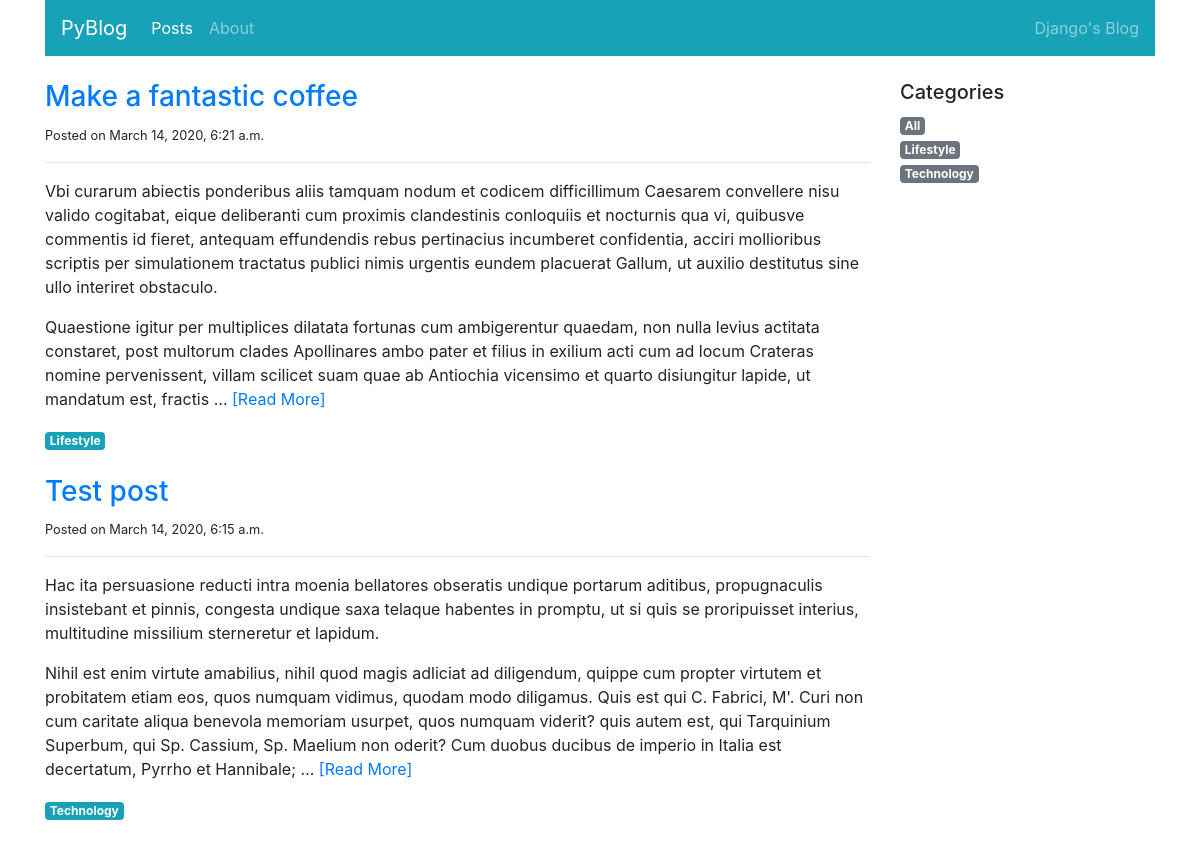
The page /blog/posts/ on the database as committed earlier.
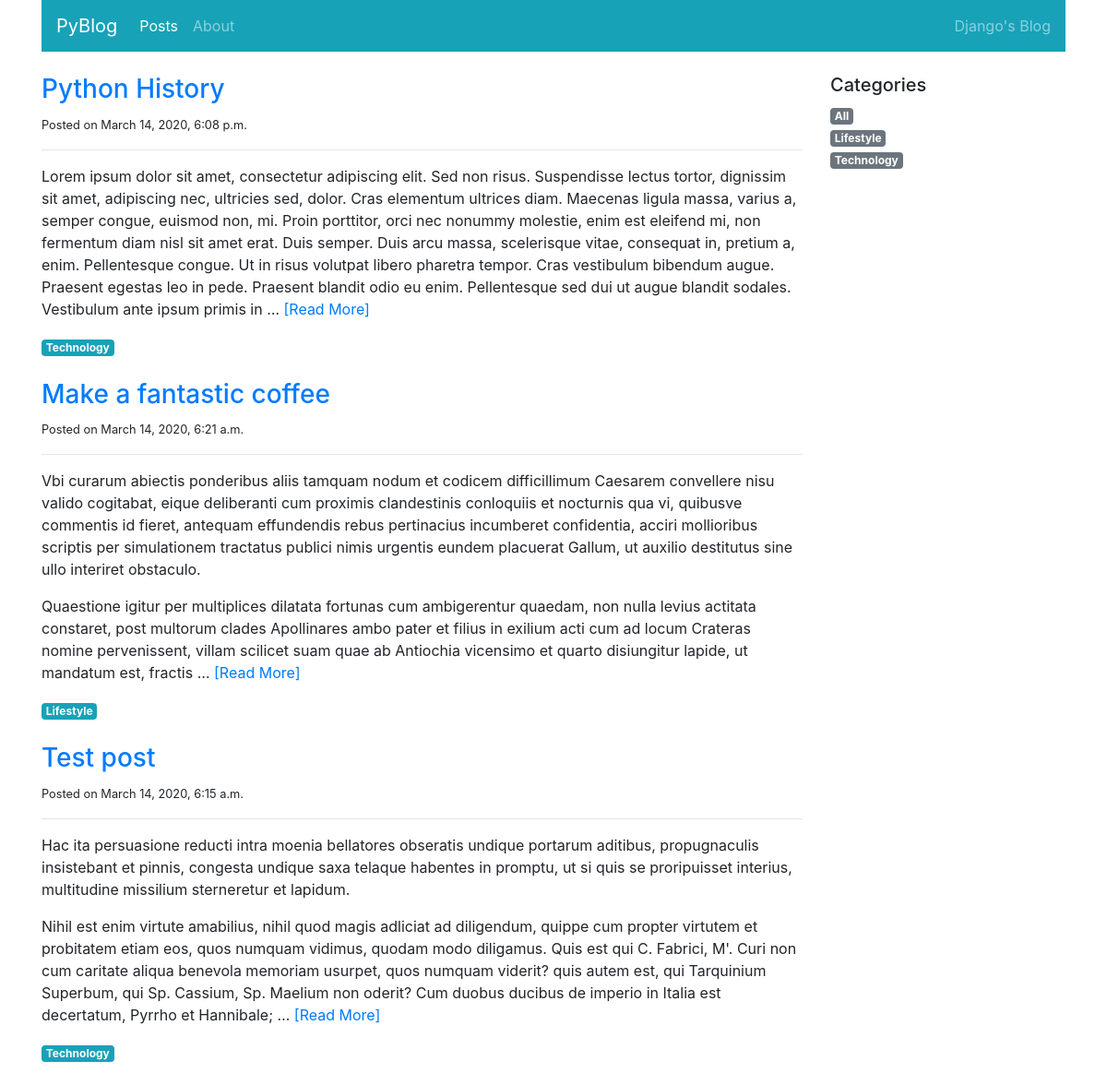
The same page on the database as committed later.
### blog/models.py (models this page shows, shortened)
class Post(models.Model):
    title = models.CharField(max_length=100)
    category = models.ForeignKey('PostCategory',
                                 null=True,
                                 blank=True,
                                 on_delete=models.DO_NOTHING)
    published = models.BooleanField(default=False)
    text = models.TextField(blank=True)
    created_at = models.DateTimeField(auto_now_add=True)

class PostCategory(models.Model):
    name = models.CharField(max_length=50)
    def slug(self):
        return slugify(self.name)

### blog/views.py (the view)
# urls.py: path('posts/', views.post_list, name='home'),
def post_list(request, category_name=model_helpers.post_category_all.slug()):
    categories = model_helpers.get_categories()
    category, posts = model_helpers.get_category_and_posts(category_name)
    context = {
        'navigation_items': navigation.navigation_items(navigation.NAV_POSTS),
        'category': category,
        'categories': categories,
        'posts': posts,
    }
    return render(request, 'blog/post_list.html', context)

### blog/model_helpers.py (called while the page is built, shortened)
def get_category_and_posts(category_name):
    posts = Post.objects.filter(published=True)
    if category_name == post_category_all.slug():
        category = PostCategory(name=category_name)
    posts = posts.order_by('-created_at')
    return category, posts

def get_categories():
    categories = list(PostCategory.objects.all().order_by('name'))
    categories.insert(0, post_category_all)
    return categories

### blog/navigation.py (called while the page is built)
def navigation_items(selected_item):
    items = []
    for name, url in NAV_ITEMS:
        items.append({
            'name': name,
            'url': url,
            'active': True if selected_item == name else False
        })
    return items

### blog/templates/blog/post_list.html (shortened to what this page needs)
{% extends 'base.html' %}
{% block content %}
<div class="col-sm-9">
    {% for post in posts %}
    <div class="mb-4">
        <h3><a href="{% url 'post-detail' post.pk %}">{{ post.title }}</a></h3>
        <small>Posted on {{ post.created_at }}</small>
        <hr>
        <p class="text-muted">
            {{ post.text|linebreaks|safe|truncatewords:100 }}
            <a href="{% url 'post-detail' post.pk %}">[Read More]</a>
        </p>
        <a href="{% url 'post-list' post.category.slug %}"
           class="badge badge-info">{{ post.category.name|capfirst }}</a>
    </div>
    {% endfor %}
</div>
<div class="col-sm-3">
    <h5>Categories</h5>
    <ul class="list-unstyled">
        {% for cat in categories %}
        <li>
            <a href="{% url 'post-list' cat.slug %}"
               class="badge badge-secondary">{{ cat.name|capfirst }}</a>
        </li>
        {% endfor %}
    </ul>
</div>
{% endblock content %}

Rows that differ between the two databases and show on the page:
added Post: title "Python History", created_at "March 14, 2020, 6:08 p.m.", text "Lorem ipsum dolor sit amet, consectetur adipiscing elit. Sed non risus. Suspendisse lectus tortor, dignissim sit amet, adipiscing nec, ultricies sed, dolor. Cras elementum ultrices diam. Maecenas ligula massa, varius a, semper congue, euismod non, mi. Proin porttitor, orci nec nonummy molestie, enim est eleifend mi, non fermentum diam nisl sit amet erat. Duis semper. Duis arcu massa, scelerisque vitae, consequat in, pretium a, enim. Pellentesque congue. Ut in risus volutpat libero pharetra tempor. Cras vestibulum bibendum augue. Praesent egestas leo in pede. Praesent blandit odio eu enim. Pellentesque sed dui ut augue blandit sodales. Vestibulum ante ipsum primis in …", category.name "Technology"
